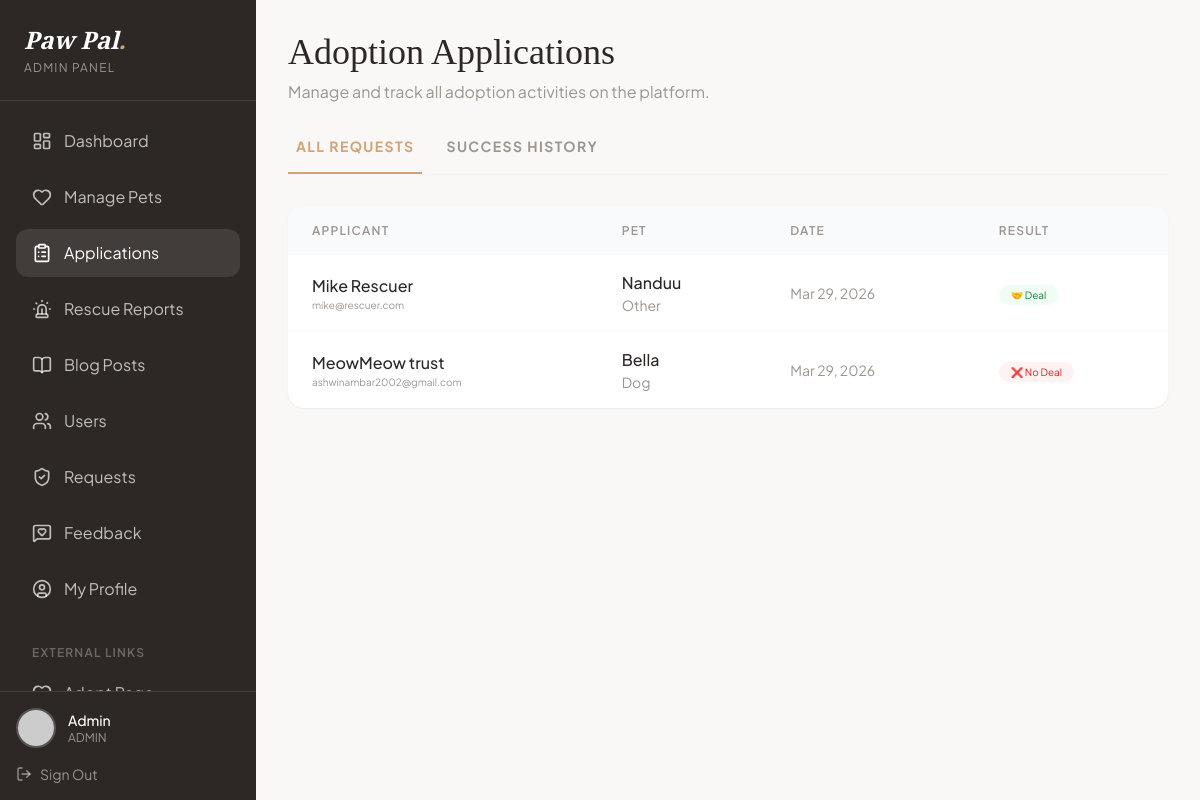
Page /admin/applications.php (signed in) on the committed database.
### tables this page shows
CREATE TABLE `adoption_applications` (
  `id` int(11) NOT NULL,
  `user_id` int(11) NOT NULL,
  `pet_id` int(11) NOT NULL,
  `adopter_name` varchar(100) NOT NULL,
  `adopter_phone` varchar(20) NOT NULL,
  `message` text DEFAULT NULL,
  `pickup_location` varchar(255) DEFAULT NULL,
  `status` enum('Pending','Approved','Rejected') DEFAULT 'Pending',
  `owner_response` enum('Pending','Deal','No Deal') DEFAULT 'Pending',
  `owner_notes` text DEFAULT NULL,
  `application_date` timestamp NOT NULL DEFAULT current_timestamp()
);

CREATE TABLE `users` (
  `id` int(11) NOT NULL,
  `username` varchar(50) NOT NULL,
  `email` varchar(100) NOT NULL,
  `password` varchar(255) NOT NULL,
  `phone` varchar(20) DEFAULT NULL,
  `address` text DEFAULT NULL,
  `role` enum('user','admin','volunteer','rescuer','organization') DEFAULT 'user',
  `is_verified` tinyint(1) DEFAULT 0,
  `created_at` timestamp NOT NULL DEFAULT current_timestamp(),
  `gender` varchar(20) DEFAULT NULL,
  `dob` date DEFAULT NULL,
  `profile_image` varchar(255) DEFAULT NULL,
  `lives_saved` int(11) DEFAULT 0,
  `organization_name` varchar(150) DEFAULT NULL,
  `reset_token` varchar(255) DEFAULT NULL,
  `reset_expiry` datetime DEFAULT NULL,
  `latitude` decimal(10,8) DEFAULT NULL,
  `longitude` decimal(11,8) DEFAULT NULL
);

CREATE TABLE `pets` (
  `id` int(11) NOT NULL,
  `name` varchar(50) NOT NULL,
  `type` enum('dog','cat','bird','other') NOT NULL,
  `breed` varchar(50) DEFAULT NULL,
  `age` varchar(20) DEFAULT NULL,
  `gender` enum('Male','Female') NOT NULL,
  `description` text DEFAULT NULL,
  `image` varchar(255) DEFAULT 'default_pet.jpg',
  `status` enum('Available','Adopted','Pending') DEFAULT 'Available',
  `added_by` int(11) DEFAULT NULL,
  `added_at` timestamp NOT NULL DEFAULT current_timestamp(),
  `location` varchar(255) DEFAULT NULL
);

### admin/applications.php (the view, shortened to what this page needs)
<?php
include '../config.php';
$view = isset($_GET['view']) ? $_GET['view'] : 'all';
if ($view === 'history') {
    $applications = $conn->query("SELECT aa.*,
                                      u_adopter.username as adopter_name, u_adopter.email as adopter_email, u_adopter.phone as adopter_phone,
                                      u_seller.username as seller_name, u_seller.email as seller_email, u_seller.phone as seller_phone,
                                      p.name as pet_name, p.type, p.breed, p.image as pet_image
                               FROM adoption_applications aa
                               JOIN users u_adopter ON aa.user_id = u_adopter.id
                               JOIN pets p ON aa.pet_id = p.id
                               JOIN users u_seller ON p.added_by = u_seller.id
                               WHERE aa.owner_response = 'Deal'
                               ORDER BY aa.application_date DESC");
} else {
    $applications = $conn->query("SELECT aa.*, u.username, u.email, p.name as pet_name, p.type
                                  FROM adoption_applications aa
                                  JOIN users u ON aa.user_id = u.id
                                  JOIN pets p ON aa.pet_id = p.id
                                  ORDER BY aa.application_date DESC");
}
?>
<!DOCTYPE html>
<html lang="en" class="scroll-smooth">
<head>
    <script src="https://cdn.tailwindcss.com"></script>
</head>
<body class="font-sans text-paw-dark antialiased bg-paw-bg">
    <div class="flex min-h-screen">
        <?php include 'includes/sidebar.php'; ?>
        <main class="flex-1 p-8 overflow-y-auto">
            <div class="max-w-5xl mx-auto">
                <h1 class="font-serif text-4xl mb-2">Adoption Applications</h1>
                <p class="text-paw-gray mb-8">Manage and track all adoption activities on the platform.</p>
                <div class="flex gap-4 mb-8 border-b border-gray-100">
                    <a href="applications.php?view=all"
                       class="pb-4 px-2 text-sm font-bold uppercase tracking-widest transition-all <?php echo $view !== 'history' ? 'text-paw-accent border-b-2 border-paw-accent' : 'text-paw-gray hover:text-paw-dark'; ?>">
                        All Requests
                    </a>
                    <a href="applications.php?view=history"
                       class="pb-4 px-2 text-sm font-bold uppercase tracking-widest transition-all <?php echo $view === 'history' ? 'text-paw-accent border-b-2 border-paw-accent' : 'text-paw-gray hover:text-paw-dark'; ?>">
                        Success History
                    </a>
                </div>
                <div class="bg-white rounded-2xl shadow-sm overflow-hidden">
                    <table class="w-full">
                        <thead class="bg-gray-50">
                                <?php if ($view === 'history'): ?>
                                    <th class="text-left px-6 py-4 text-xs uppercase tracking-widest font-semibold text-paw-gray">Pet</th>
                                    <th class="text-left px-6 py-4 text-xs uppercase tracking-widest font-semibold text-paw-gray">Adopter</th>
                                    <th class="text-left px-6 py-4 text-xs uppercase tracking-widest font-semibold text-paw-gray">Seller</th>
                                    <th class="text-left px-6 py-4 text-xs uppercase tracking-widest font-semibold text-paw-gray">Date & Location</th>
                                <?php else: ?>
                                    <th class="text-left px-6 py-4 text-xs uppercase tracking-widest font-semibold text-paw-gray">Applicant</th>
                                    <th class="text-left px-6 py-4 text-xs uppercase tracking-widest font-semibold text-paw-gray">Pet</th>
                                    <th class="text-left px-6 py-4 text-xs uppercase tracking-widest font-semibold text-paw-gray">Date</th>
                                    <th class="text-left px-6 py-4 text-xs uppercase tracking-widest font-semibold text-paw-gray">Result</th>
                                <?php endif; ?>
                        </thead>
                        <tbody class="divide-y divide-gray-50">
                            <?php if ($applications->num_rows > 0): ?>
                                <?php while ($app = $applications->fetch_assoc()): ?>
                                    <tr class="hover:bg-gray-50 transition-colors">
                                        <?php if ($view === 'history'): ?>
                                            <td class="px-6 py-4">
                                                <div class="flex items-center gap-3">
                                                    <div class="w-10 h-10 rounded-lg overflow-hidden flex-shrink-0">
                                                        <img src="../uploads/pets/<?php echo rawurlencode($app['pet_image']); ?>" class="w-full h-full object-cover">
                                                    </div>
                                                    <p class="font-bold text-sm"><?php echo htmlspecialchars($app['pet_name']); ?></p>
                                                </div>
                                            </td>
                                            <td class="px-6 py-4">
                                                <p class="font-medium text-sm"><?php echo htmlspecialchars($app['adopter_name']); ?></p>
                                                <p class="text-[10px] text-paw-gray italic"><?php echo htmlspecialchars($app['adopter_email']); ?></p>
                                            </td>
                                            <td class="px-6 py-4 text-sm text-paw-gray">
                                                <?php echo htmlspecialchars($app['seller_name']); ?>
                                            </td>
                                            <td class="px-6 py-4">
                                                <p class="text-xs"><?php echo date('M d, Y', strtotime($app['application_date'])); ?></p>
                                                <p class="text-[10px] text-paw-accent italic"><?php echo htmlspecialchars($app['pickup_location'] ?: 'Standard'); ?></p>
                                            </td>
                                        <?php else: ?>
                                            <td class="px-6 py-4">
                                                <p class="font-medium"><?php echo htmlspecialchars($app['adopter_name'] ?? $app['username']); ?></p>
                                                <p class="text-[10px] text-paw-gray"><?php echo htmlspecialchars($app['email']); ?></p>
                                            </td>
                                            <td class="px-6 py-4">
                                                <p class="font-medium"><?php echo htmlspecialchars($app['pet_name']); ?></p>
                                                <p class="text-sm text-paw-gray capitalize"><?php echo $app['type']; ?></p>
                                            </td>
                                            <td class="px-6 py-4 text-paw-gray text-sm">
                                                <?php echo date('M d, Y', strtotime($app['application_date'])); ?>
                                            </td>
                                            <td class="px-6 py-4">
                                                <span class="px-3 py-1 text-[10px] rounded-full <?php echo $app['owner_response'] === 'Pending' ? 'bg-gray-100 text-gray-600' : ($app['owner_response'] === 'Deal' ? 'bg-green-50 text-green-700' : 'bg-red-50 text-red-600'); ?>">
                                                    <?php echo $app['owner_response'] === 'Deal' ? '🤝 Deal' : ($app['owner_response'] === 'No Deal' ? '❌ No Deal' : 'Pending'); ?>
                                                </span>
                                            </td>
                                        <?php endif; ?>
                                    </tr>
                                <?php endwhile; ?>
                            <?php else: ?>
                                <tr>
                                    <td colspan="4" class="px-6 py-12 text-center text-paw-gray italic">No records found.</td>
                                </tr>
                            <?php endif; ?>
                        </tbody>
                    </table>
                </div>
            </div>
        </main>
    </div>
</body>
</html>

### rows in the picture
adoption_applications: adopter_name "Mike Rescuer", user.email "mike@rescuer.com", pet.name "Nanduu", pet.type "Other", application_date "Mar 29, 2026", owner_response "🤝 Deal"
adoption_applications: adopter_name "MeowMeow trust", user.email "ashwinambar2002@gmail.com", pet.name "Bella", pet.type "Dog", application_date "Mar 29, 2026", owner_response "❌ No Deal"

### other values in the picture
$_SESSION['username'] "Admin"
